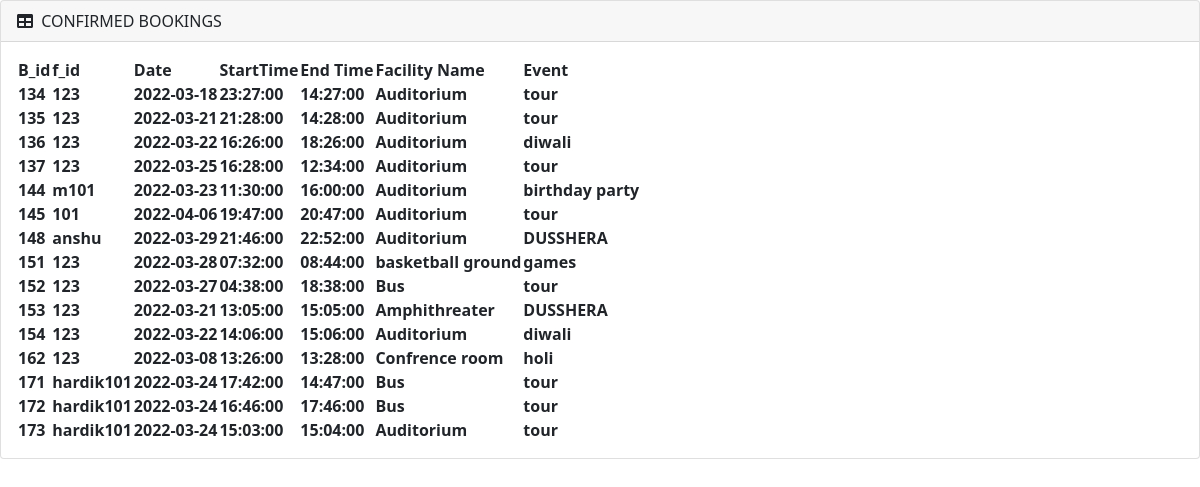
Page /cp.php on the committed database.
### tables this page shows
CREATE TABLE `booked` (
  `bid` varchar(20) NOT NULL,
  `f_id` varchar(20) NOT NULL,
  `Date` date NOT NULL,
  `Start_Time` time NOT NULL,
  `End_time` time NOT NULL,
  `Facility_name` varchar(40) NOT NULL,
  `Event_name` varchar(40) NOT NULL
);

### cp.php (the view, shortened to what this page needs)
<?php include 'script.php'; ?>
<!DOCTYPE html>
<html lang="en">
<head>
</head>
<body>
<div class="card mb-4">
    <div class="card-header">
        <i class="fas fa-table me-1"></i>
        CONFIRMED BOOKINGS
    </div>
    <div class="card-body">
        <table id="datatablesSimple">
            <thead>
                <tr>
                    <th>B_id</th>
                    <th>f_id</th>
                    <th>Date</th>
                    <th>StartTime</th>
                    <th>End Time</th>
                    <th>Facility Name</th>
                    <th>Event</th>
                </tr>
            </thead>
            <tbody>
            <?php
            $conn = mysqli_connect("localhost", "root", "1234", "project");
            $show = "select * from booked ";
           $query = mysqli_query($conn, $show);
            while($res=mysqli_fetch_assoc($query))
            {
            ?>
            <tr>
                <th><?php echo $res['bid'] ?></th>
                <th><?php echo $res['f_id'] ?></th>
                <th><?php echo $res['Date']?></th>
                <th><?php echo $res['Start_Time'] ?></th>
                <th><?php echo $res['End_time'] ?></th>
                <th><?php echo $res['Facility_name'] ?></th>
                <th><?php echo $res['Event_name'] ?></th>
            </tr>
           <?php
            }
           ?>
            </tbody>
</div>
</body>
</html>

### rows in the picture
booked: bid "134", f "123", Date "2022-03-18", Start_Time "23:27:00", End_time "14:27:00", Facility_name "Auditorium", Event_name "tour"
booked: bid "135", f "123", Date "2022-03-21", Start_Time "21:28:00", End_time "14:28:00", Facility_name "Auditorium", Event_name "tour"
booked: bid "136", f "123", Date "2022-03-22", Start_Time "16:26:00", End_time "18:26:00", Facility_name "Auditorium", Event_name "diwali"
booked: bid "137", f "123", Date "2022-03-25", Start_Time "16:28:00", End_time "12:34:00", Facility_name "Auditorium", Event_name "tour"
booked: bid "144", f "m101", Date "2022-03-23", Start_Time "11:30:00", End_time "16:00:00", Facility_name "Auditorium", Event_name "birthday party"
booked: bid "145", f "101", Date "2022-04-06", Start_Time "19:47:00", End_time "20:47:00", Facility_name "Auditorium", Event_name "tour"
booked: bid "148", f "anshu", Date "2022-03-29", Start_Time "21:46:00", End_time "22:52:00", Facility_name "Auditorium", Event_name "DUSSHERA"
booked: bid "151", f "123", Date "2022-03-28", Start_Time "07:32:00", End_time "08:44:00", Facility_name "basketball ground", Event_name "games"
booked: bid "152", f "123", Date "2022-03-27", Start_Time "04:38:00", End_time "18:38:00", Facility_name "Bus", Event_name "tour"
booked: bid "153", f "123", Date "2022-03-21", Start_Time "13:05:00", End_time "15:05:00", Facility_name "Amphithreater", Event_name "DUSSHERA"
booked: bid "154", f "123", Date "2022-03-22", Start_Time "14:06:00", End_time "15:06:00", Facility_name "Auditorium", Event_name "diwali"
booked: bid "162", f "123", Date "2022-03-08", Start_Time "13:26:00", End_time "13:28:00", Facility_name "Confrence room", Event_name "holi"
booked: bid "171", f "hardik101", Date "2022-03-24", Start_Time "17:42:00", End_time "14:47:00", Facility_name "Bus", Event_name "tour"
booked: bid "172", f "hardik101", Date "2022-03-24", Start_Time "16:46:00", End_time "17:46:00", Facility_name "Bus", Event_name "tour"
booked: bid "173", f "hardik101", Date "2022-03-24", Start_Time "15:03:00", End_time "15:04:00", Facility_name "Auditorium", Event_name "tour"
